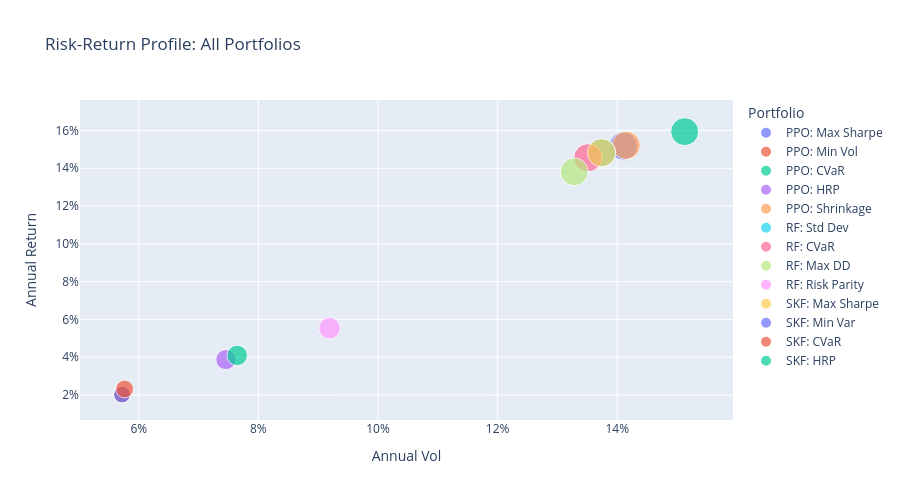

The code cell stored with this chart in its notebook:
### Code cell
# Risk-Return scatter
eval_pd = eval_df.to_pandas()

fig = px.scatter(
    eval_pd,
    x="Annual Vol",
    y="Annual Return",
    color="Portfolio",
    size="Sharpe",
    size_max=20,
    hover_data=["Sharpe", "Sortino", "Max DD"],
    title="Risk-Return Profile: All Portfolios",
)

fig.update_layout(
    xaxis_tickformat=".0%",
    yaxis_tickformat=".0%",
    height=500,
)
fig.show()

### Figure 1 — Plotly figure (JSON) as saved in the notebook; plotly's stock layout.template omitted (floating-point values rounded to 4 significant figures)
{"data": [{"customdata": [[1.072, 1.016, -0.2228]], "hovertemplate": "Portfolio=PPO: Max Sharpe<br>Annual Vol=%{x}<br>Annual Return=%{y}<br>Sharpe=%{customdata[0]}<br>Sortino=%{customdata[1]}<br>Max DD=%{customdata[2]}<extra></extra>", "legendgroup": "PPO: Max Sharpe", "marker": {"color": "#636efa", "size": [1.072], "sizemode": "area", "sizeref": 0.002686, "symbol": "circle"}, "mode": "markers", "name": "PPO: Max Sharpe", "orientation": "v", "showlegend": true, "type": "scatter", "x": [0.141], "xaxis": "x", "y": [0.1518], "yaxis": "y"}, {"customdata": [[0.3772, 0.3436, -0.1476]], "hovertemplate": "Portfolio=PPO: Min Vol<br>Annual Vol=%{x}<br>Annual Return=%{y}<br>Sharpe=%{customdata[0]}<br>Sortino=%{customdata[1]}<br>Max DD=%{customdata[2]}<extra></extra>", "legendgroup": "PPO: Min Vol", "marker": {"color": "#EF553B", "size": [0.3772], "sizemode": "area", "sizeref": 0.002686, "symbol": "circle"}, "mode": "markers", "name": "PPO: Min Vol", "orientation": "v", "showlegend": true, "type": "scatter", "x": [0.0572], "xaxis": "x", "y": [0.02023], "yaxis": "y"}, {"customdata": [[1.053, 0.9939, -0.2413]], "hovertemplate": "Portfolio=PPO: CVaR<br>Annual Vol=%{x}<br>Annual Return=%{y}<br>Sharpe=%{customdata[0]}<br>Sortino=%{customdata[1]}<br>Max DD=%{customdata[2]}<extra></extra>", "legendgroup": "PPO: CVaR", "marker": {"color": "#00cc96", "size": [1.053], "sizemode": "area", "sizeref": 0.002686, "symbol": "circle"}, "mode": "markers", "name": "PPO: CVaR", "orientation": "v", "showlegend": true, "type": "scatter", "x": [0.1513], "xaxis": "x", "y": [0.1594], "yaxis": "y"}, {"customdata": [[0.5463, 0.5089, -0.1953]], "hovertemplate": "Portfolio=PPO: HRP<br>Annual Vol=%{x}<br>Annual Return=%{y}<br>Sharpe=%{customdata[0]}<br>Sortino=%{customdata[1]}<br>Max DD=%{customdata[2]}<extra></extra>", "legendgroup": "PPO: HRP", "marker": {"color": "#ab63fa", "size": [0.5463], "sizemode": "area", "sizeref": 0.002686, "symbol": "circle"}, "mode": "markers", "name": "PPO: HRP", "orientation": "v", "showlegend": true, "type": "scatter", "x": [0.07456], "xaxis": "x", "y": [0.03877], "yaxis": "y"}, {"customdata": [[1.071, 1.016, -0.2238]], "hovertemplate": "Portfolio=PPO: Shrinkage<br>Annual Vol=%{x}<br>Annual Return=%{y}<br>Sharpe=%{customdata[0]}<br>Sortino=%{customdata[1]}<br>Max DD=%{customdata[2]}<extra></extra>", "legendgroup": "PPO: Shrinkage", "marker": {"color": "#FFA15A", "size": [1.071], "sizemode": "area", "sizeref": 0.002686, "symbol": "circle"}, "mode": "markers", "name": "PPO: Shrinkage", "orientation": "v", "showlegend": true, "type": "scatter", "x": [0.1415], "xaxis": "x", "y": [0.1522], "yaxis": "y"}, {"customdata": [[1.074, 1.025, -0.2146]], "hovertemplate": "Portfolio=RF: Std Dev<br>Annual Vol=%{x}<br>Annual Return=%{y}<br>Sharpe=%{customdata[0]}<br>Sortino=%{customdata[1]}<br>Max DD=%{customdata[2]}<extra></extra>", "legendgroup": "RF: Std Dev", "marker": {"color": "#19d3f3", "size": [1.074], "sizemode": "area", "sizeref": 0.002686, "symbol": "circle"}, "mode": "markers", "name": "RF: Std Dev", "orientation": "v", "showlegend": true, "type": "scatter", "x": [0.1374], "xaxis": "x", "y": [0.1482], "yaxis": "y"}, {"customdata": [[1.073, 1.027, -0.2087]], "hovertemplate": "Portfolio=RF: CVaR<br>Annual Vol=%{x}<br>Annual Return=%{y}<br>Sharpe=%{customdata[0]}<br>Sortino=%{customdata[1]}<br>Max DD=%{customdata[2]}<extra></extra>", "legendgroup": "RF: CVaR", "marker": {"color": "#FF6692", "size": [1.073], "sizemode": "area", "sizeref": 0.002686, "symbol": "circle"}, "mode": "markers", "name": "RF: CVaR", "orientation": "v", "showlegend": true, "type": "scatter", "x": [0.1351], "xaxis": "x", "y": [0.1455], "yaxis": "y"}, {"customdata": [[1.04, 0.9782, -0.1863]], "hovertemplate": "Portfolio=RF: Max DD<br>Annual Vol=%{x}<br>Annual Return=%{y}<br>Sharpe=%{customdata[0]}<br>Sortino=%{customdata[1]}<br>Max DD=%{customdata[2]}<extra></extra>", "legendgroup": "RF: Max DD", "marker": {"color": "#B6E880", "size": [1.04], "sizemode": "area", "sizeref": 0.002686, "symbol": "circle"}, "mode": "markers", "name": "RF: Max DD", "orientation": "v", "showlegend": true, "type": "scatter", "x": [0.1328], "xaxis": "x", "y": [0.1381], "yaxis": "y"}, {"customdata": [[0.6317, 0.5795, -0.2033]], "hovertemplate": "Portfolio=RF: Risk Parity<br>Annual Vol=%{x}<br>Annual Return=%{y}<br>Sharpe=%{customdata[0]}<br>Sortino=%{customdata[1]}<br>Max DD=%{customdata[2]}<extra></extra>", "legendgroup": "RF: Risk Parity", "marker": {"color": "#FF97FF", "size": [0.6317], "sizemode": "area", "sizeref": 0.002686, "symbol": "circle"}, "mode": "markers", "name": "RF: Risk Parity", "orientation": "v", "showlegend": true, "type": "scatter", "x": [0.0919], "xaxis": "x", "y": [0.05539], "yaxis": "y"}, {"customdata": [[1.074, 1.025, -0.2146]], "hovertemplate": "Portfolio=SKF: Max Sharpe<br>Annual Vol=%{x}<br>Annual Return=%{y}<br>Sharpe=%{customdata[0]}<br>Sortino=%{customdata[1]}<br>Max DD=%{customdata[2]}<extra></extra>", "legendgroup": "SKF: Max Sharpe", "marker": {"color": "#FECB52", "size": [1.074], "sizemode": "area", "sizeref": 0.002686, "symbol": "circle"}, "mode": "markers", "name": "SKF: Max Sharpe", "orientation": "v", "showlegend": true, "type": "scatter", "x": [0.1374], "xaxis": "x", "y": [0.1482], "yaxis": "y"}, {"customdata": [[0.377, 0.3435, -0.1476]], "hovertemplate": "Portfolio=SKF: Min Var<br>Annual Vol=%{x}<br>Annual Return=%{y}<br>Sharpe=%{customdata[0]}<br>Sortino=%{customdata[1]}<br>Max DD=%{customdata[2]}<extra></extra>", "legendgroup": "SKF: Min Var", "marker": {"color": "#636efa", "size": [0.377], "sizemode": "area", "sizeref": 0.002686, "symbol": "circle"}, "mode": "markers", "name": "SKF: Min Var", "orientation": "v", "showlegend": true, "type": "scatter", "x": [0.0572], "xaxis": "x", "y": [0.02022], "yaxis": "y"}, {"customdata": [[0.4252, 0.3911, -0.152]], "hovertemplate": "Portfolio=SKF: CVaR<br>Annual Vol=%{x}<br>Annual Return=%{y}<br>Sharpe=%{customdata[0]}<br>Sortino=%{customdata[1]}<br>Max DD=%{customdata[2]}<extra></extra>", "legendgroup": "SKF: CVaR", "marker": {"color": "#EF553B", "size": [0.4252], "sizemode": "area", "sizeref": 0.002686, "symbol": "circle"}, "mode": "markers", "name": "SKF: CVaR", "orientation": "v", "showlegend": true, "type": "scatter", "x": [0.05764], "xaxis": "x", "y": [0.0232], "yaxis": "y"}, {"customdata": [[0.5623, 0.5259, -0.1912]], "hovertemplate": "Portfolio=SKF: HRP<br>Annual Vol=%{x}<br>Annual Return=%{y}<br>Sharpe=%{customdata[0]}<br>Sortino=%{customdata[1]}<br>Max DD=%{customdata[2]}<extra></extra>", "legendgroup": "SKF: HRP", "marker": {"color": "#00cc96", "size": [0.5623], "sizemode": "area", "sizeref": 0.002686, "symbol": "circle"}, "mode": "markers", "name": "SKF: HRP", "orientation": "v", "showlegend": true, "type": "scatter", "x": [0.07646], "xaxis": "x", "y": [0.04098], "yaxis": "y"}], "layout": {"height": 500, "legend": {"itemsizing": "constant", "title": {"text": "Portfolio"}, "tracegroupgap": 0}, "title": {"text": "Risk-Return Profile: All Portfolios"}, "xaxis": {"anchor": "y", "domain": [0.0, 1.0], "tickformat": ".0%", "title": {"text": "Annual Vol"}}, "yaxis": {"anchor": "x", "domain": [0.0, 1.0], "tickformat": ".0%", "title": {"text": "Annual Return"}}}}
